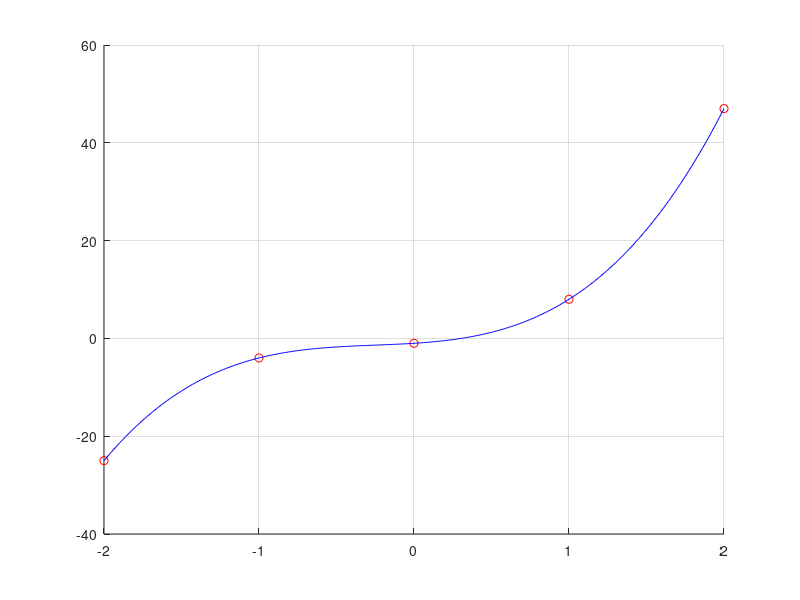

MATLAB code for this plot:
close all;clear all;clc;
# Conjunto de puntos dados y sus respectiva evaluaciones.
x = [-2 -1 0 1 2];
y = [-25 -4 -1 8 47];

# Coeficientes del polinomio interpolador (grado 5).
q = polyfit(x, y, 5);

# Rango para evaluar el polinomio obtenido y luego graficar.
xx = [-2:.01:2];
f = polyval(q, xx);
hold on; grid on;
plot(x, y,'ro')
plot(xx, f, 'b')
